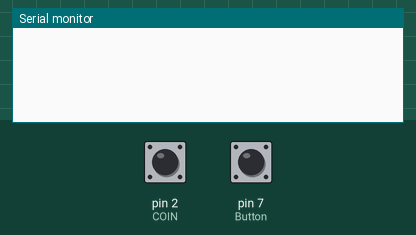
This sketch was run on a simulated Arduino Uno, built with avr-gcc and run on an emulated ATmega328P. Shown: the last lines printed to the serial monitor. The test bench sets the inputs (shaded band); at power-on: pin 7 (Button) LOW, pin 2 (COIN) HIGH.

Above: at 1.2 s.
1.3 s: pin 7 (Button) pulled HIGH for 0.15 s
At 2.1 s:
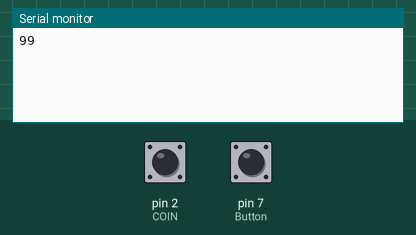
3.1 s: pin 2 (COIN) pulsed LOW 2 times (0.12 s each, 0.3 s apart)
At 4.8 s:
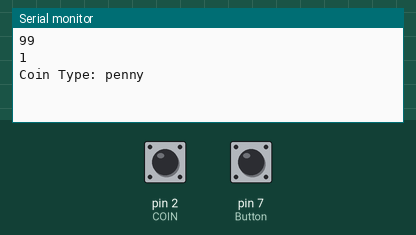

The sketch:

Coinacceptorandbutton.ino
```cpp
/*
Credits to redpaperheart studio for coin determining code.
https://github.com/redpaperheart/Prototype-Coin-acceptor

*/

#include <Wire.h>
#define COIN 2
volatile boolean newCoin = false;
volatile boolean jitter = false;
volatile boolean jitter2 = false;
volatile int pulseCount = 0;           //counts pulse for
volatile int timeOut = 0;          //counts timeout after last coin inserted
String coinType;
int cents;

void setup() {
  // put your setup code here, to run once:
    Serial.begin(9600);
    pinMode(COIN, INPUT);
    pinMode(7, INPUT); // Button
    digitalWrite(COIN, HIGH); // pull up


}

void loop() {
  // put your main code here, to run repeatedly:


  int button = digitalRead(7);
//If button is pressed print 99 to Serial once.
  if (digitalRead(7)) {
    if (jitter2 == false){
      delay(300);
    Serial.println(99);

    jitter2 = true;

    }
  }

  if (! digitalRead(7)) {
    jitter2 = false;
  }
//If a coin is inserted, do this.
  if (digitalRead(COIN)) {
    if (jitter == false){
    newCoin = true;
    pulseCount++;
    timeOut = 0;
    jitter = true;
    }
  }
//Taking out the jitter. And get ready to see if more pulses are coming.
  if (! digitalRead(COIN)) {
    jitter = false;
  }


         if (newCoin == true){

            if(pulseCount == 50 || timeOut>40){           //timeOut insures that the pulses have finished before the coin Type is determined
              coinSwitch();
            }
            timeOut++;
            delay(5);
        }
//Set pulseCount back to 0.
  if (timeOut>1000){
    if (pulseCount > 0){
    pulseCount = 0;
  }
   // }
}
}
//Depending on how many pulses is sent before reseting. Determain what coin it is and print it to serial.
void coinSwitch(){
    switch (pulseCount) {                                //pulseCount can be anything from 1 to 50, programmed in the Coin Acceptor. There can be up to 4 cases.
        case 3:
            cents = 1;
            Serial.println(cents,DEC);
            coinType = "penny";
            Serial.println("Coin Type: " + coinType);
            pulseCount = 0;
            newCoin = false;
            break;
        case 5:
            cents = 5;
            Serial.println(cents,DEC);
            coinType = "nickel";
            Serial.println("Coin Type: " + coinType);
            pulseCount = 0;
            newCoin = false;
            break;
        case 7:
            cents = 10;
            Serial.println(cents,DEC);
            coinType = "dime";
            Serial.println("Coin Type: " + coinType);
            pulseCount = 0;
            newCoin = false;
            break;
        case 9:
            cents = 25;
            Serial.println(cents,DEC);
            coinType = "quarter";
            Serial.println("Coin Type: " + coinType);
            pulseCount = 0;
            newCoin = false;
            break;
    }
}
```

Measured:
- after the input at 1.3 s, the serial monitor: prints a new line after 0.30 s (image 1)
- after the input at 3.1 s, the serial monitor: prints a new line after 0.63 s (image 2)
